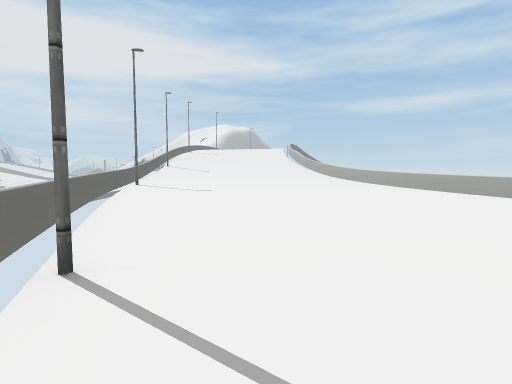
View 1 (above)

12 first-person views from a walk through a scene from a Unity 3-D project. The camera is 1.2 m above the floor, tilts 4° down and sees 80° across. The floor is counted in squares, 2 m on a side. Each view is taken from the middle of a square. On the plan, view 1 faces up. The plan holds only what a view shows up to about 9 squares ahead; the rest is blank. The place goes on beyond the plan. Some surface patterns are stand-ins.

View 2
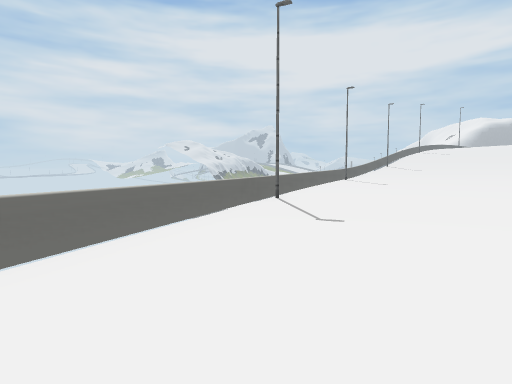

View 3
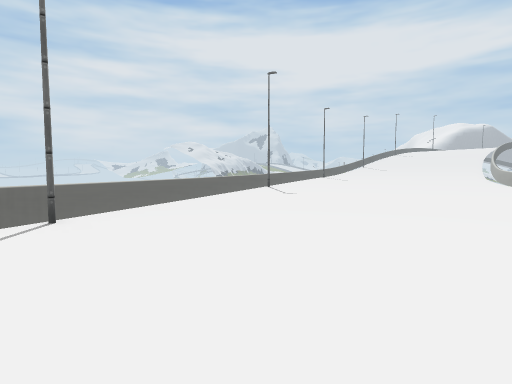

View 4
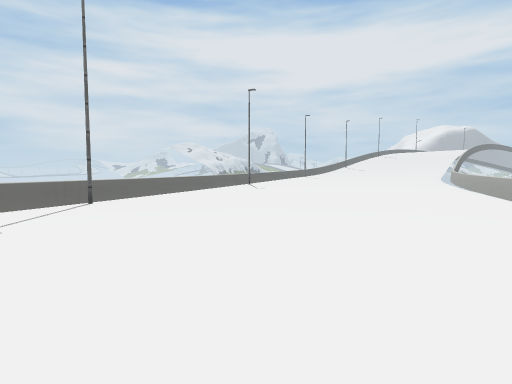

View 5
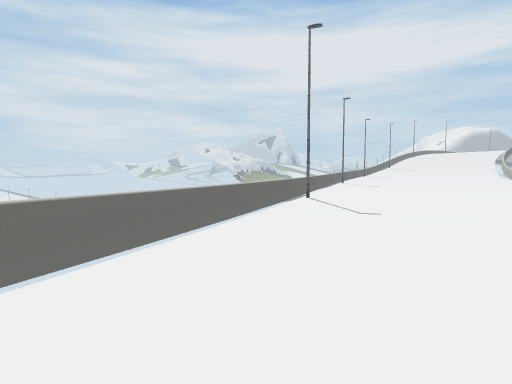

View 6
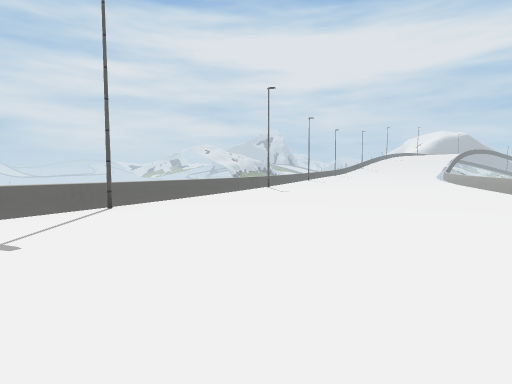

View 7
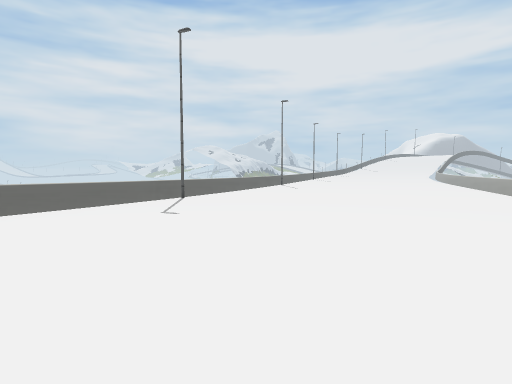

View 8
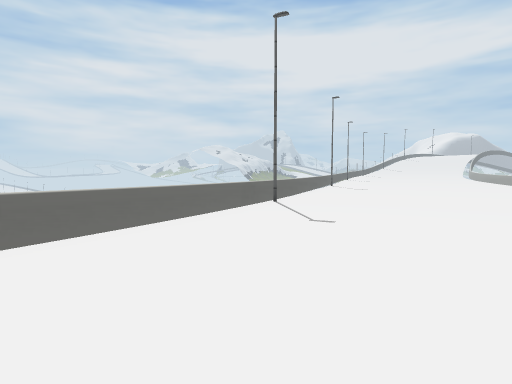

View 9
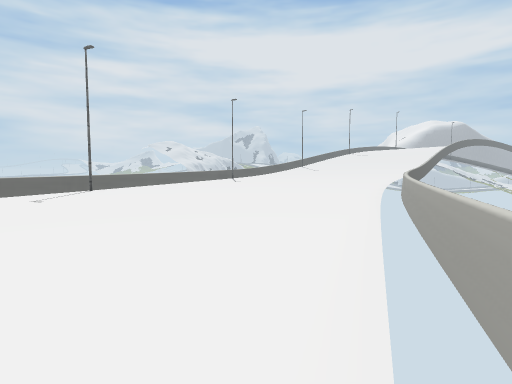

View 10
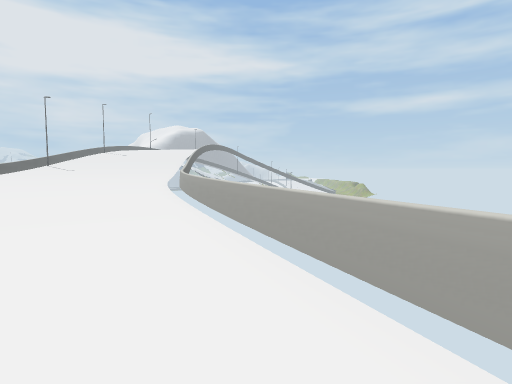

View 11
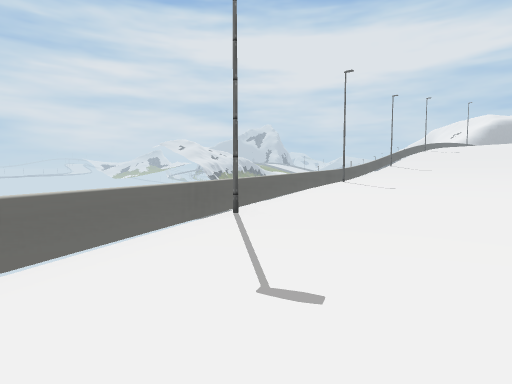

View 12
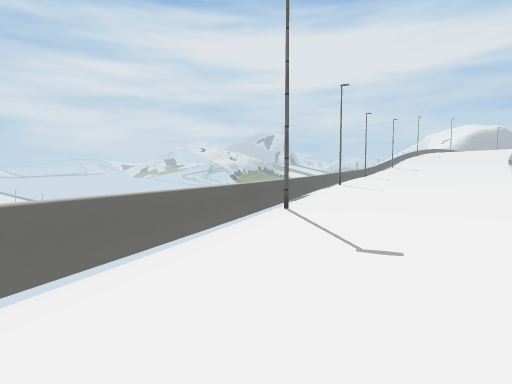

### Floor plan
Key: @ floor where view 1 was taken; # wall or solid block; . main floor; : floor 0.25 m higher than the main floor; = window, fence, low wall or low ledge.
Columns run from 4 left of view 1 to 11 right of it. Each row starts with its distance up from view 1.
  8 =::::::::=
  7 =::::::::=#
  6 #=::::::..=
  5  =:::.....=#
  4  =........=#
  3  #=........=#
  2   ##.......=#
  1   ##........=
  0    =@.......=
 -1    =.........
 -2    ==........
 -3    #=........
 -4     #=........
 -5     ###.......=
 -6      ##........
 -7       =........
 -8       =........
 -9       #=.......
-10        =.......
-11        #=.......
-12        ##.......
-13         =.......
-14         #=......
-15         #=......
-16          =......
-17          #=...

Where each view was taken, in squares from view 1:
view 1: 0 up, 0 right, facing up
view 2: 3 down, 3 right, facing up-left
view 3: 6 down, 6 right, facing up-left
view 4: 7 down, 8 right, facing up-left
view 5: 11 down, 6 right, facing up-left
view 6: 14 down, 10 right, facing up-left
view 7: 16 down, 11 right, facing up-left
view 8: 17 down, 9 right, facing up-left
view 9: 1 down, 8 right, facing up-left
view 10: 1 down, 7 right, facing up
view 11: 1 down, 2 right, facing up-left
view 12: 9 down, 5 right, facing up-left
